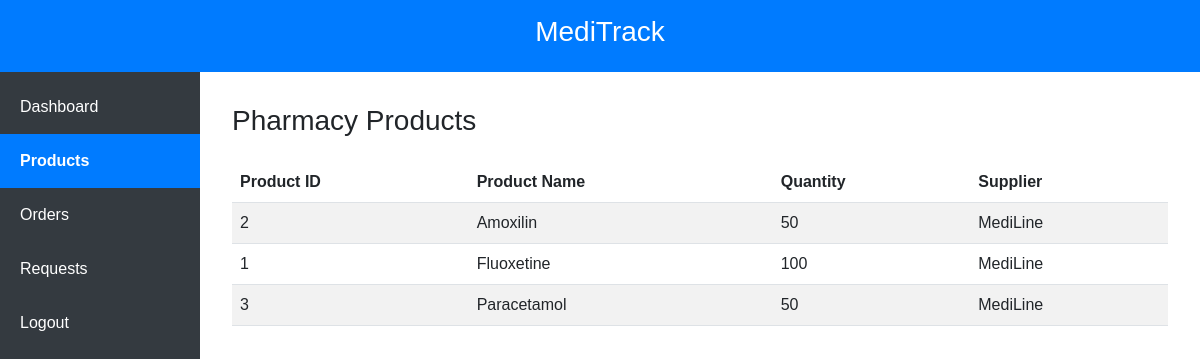
The page /pharmacy_products (signed in) on the database as committed earlier.
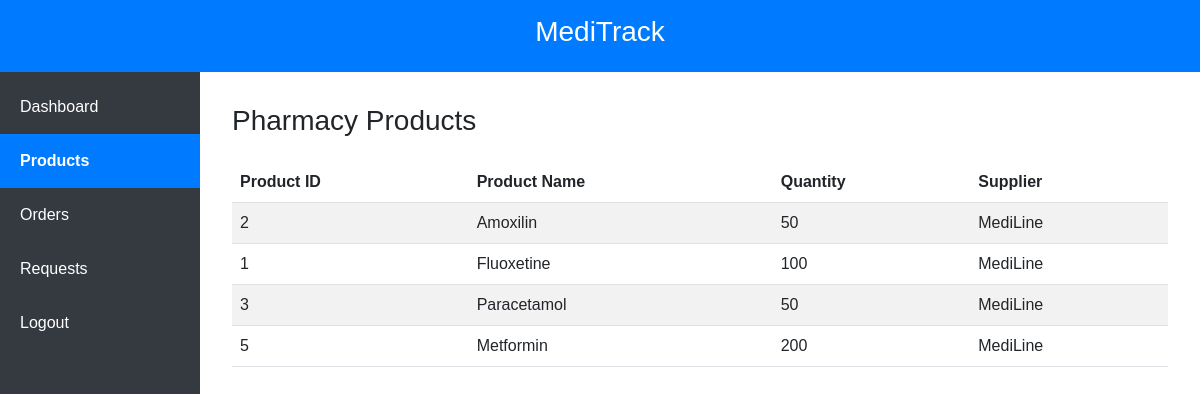
The same page on the database as committed later.
### database.py (models this page shows, shortened)
class User(db.Model, UserMixin):
    id = db.Column(db.Integer, primary_key=True)
    name = db.Column(db.String(100), nullable=False)
    email = db.Column(db.String(120), unique=True, nullable=False)
    password_hash = db.Column(db.String(128), nullable=False)
    role = db.Column(db.String(20), nullable=False)

class Product(db.Model):
    id = db.Column(db.Integer, primary_key=True)
    name = db.Column(db.String(100), nullable=False)
    supplier_id = db.Column(db.Integer, db.ForeignKey('user.id'), nullable=False)
    supplier = db.relationship('database.User', backref='products')
    quantity = db.Column(db.Integer, nullable=False)
    expiry_date = db.Column(db.Date, nullable=False)

### app.py (the view)
@app.route('/pharmacy_products')
@login_required
def pharmacy_products():
    if current_user.role != 'Pharmacy':
        return redirect(url_for(f"{current_user.role.lower()}_dashboard"))
    completed_orders = Order.query.filter_by(requester_id=current_user.id, status='Completed').all()
    product_quantities = {}
    for order in completed_orders:
        product = order.product
        product_id = product.id
        if product_id in product_quantities:
            product_quantities[product_id]['quantity'] += order.quantity
        else:
            product_quantities[product_id] = {
                'id': product.id,
                'name': product.name,
                'quantity': order.quantity,
                'supplier_name': product.supplier.name
            }
    products_data = list(product_quantities.values())
    return render_template('pharmacy_products.html', products=products_data)

### app.py (called while the page is built)
@login_manager.user_loader
def load_user(user_id):
    return User.query.get(int(user_id))

### templates/pharmacy_products.html (shortened to what this page needs)
{% extends "base.html" %}
{% block content %}
<div class="container">
    <h3 class="my-4">Pharmacy Products</h3>
    {% if products %}
    <table class="table table-striped">
        <thead>
            <tr>
                <th>Product ID</th>
                <th>Product Name</th>
                <th>Quantity</th>
                <th>Supplier</th>
            </tr>
        </thead>
        <tbody>
            {% for product in products %}
            <tr>
                <td>{{ product.id }}</td>
                <td>{{ product.name }}</td>
                <td>{{ product.quantity }}</td>
                <td>{{ product.supplier_name }}</td>
            </tr>
            {% endfor %}
        </tbody>
    </table>
    {% else %}
    <p>No products available in your inventory. Place an order to receive products.</p>
    {% endif %}
</div>
{% endblock %}

Rows that differ between the two databases and show on the page:
added Product: name "Metformin"
Other text that changed with them:
new list line: "5 200"
new list line: "MediLine"
